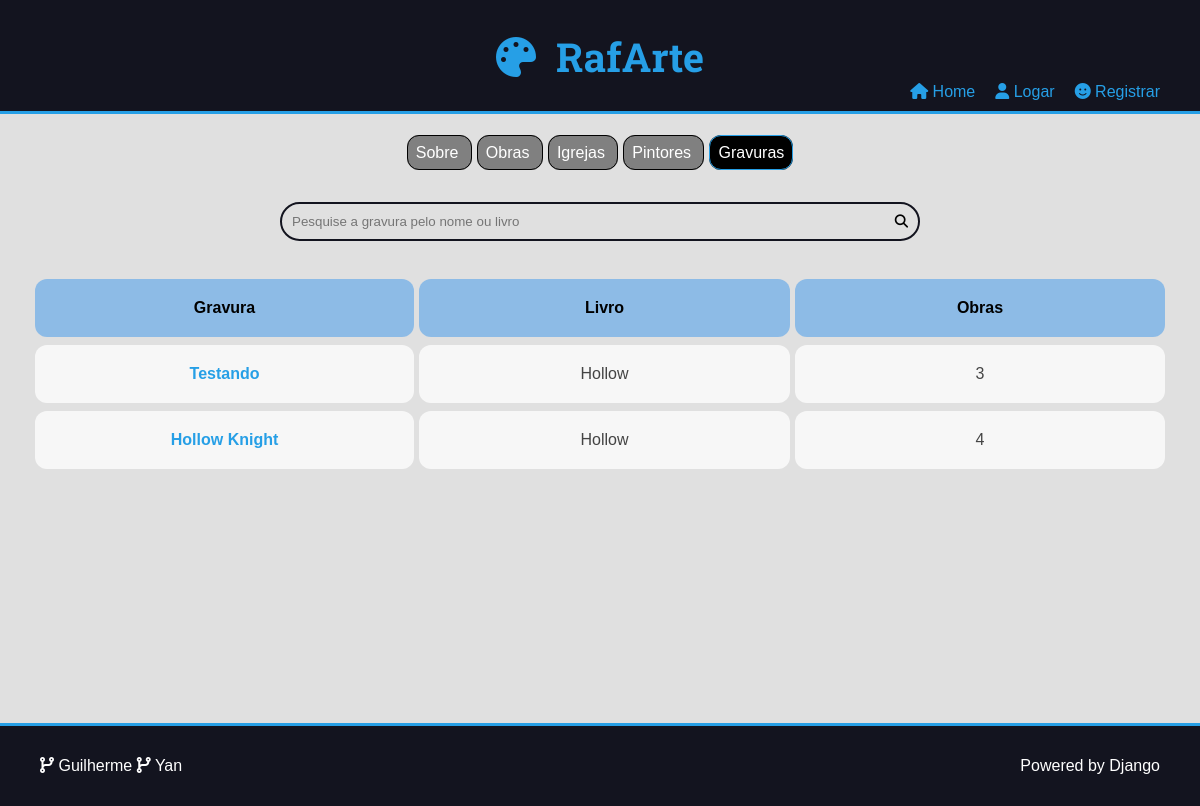
/engraving/all/, run on the app's committed database.
### museum/models.py (models this page shows, shortened)
class Engraving(models.Model):
    name = models.CharField(max_length=50)
    book = models.CharField(max_length=50, blank=True)
    cover = models.ImageField(upload_to='engravings/cover/%Y/%m/%d/')
    author = models.ManyToManyField(
        Author, blank=True, default=None
    )
    class Meta:
        db_table = 'ENGRAVING'

### museum/views.py (the view)
# urls.py: path('engraving/all/', views.engravings, name='engraving_all'),
@require_GET
def engravings(request: HttpRequest) -> HttpResponse:
    engraving_paintings = []
    engravings = Engraving.objects.filter(painting__is_published = True).distinct().order_by('-id')
    for engraving in engravings:
        paintings_number = engraving.painting_set.filter(is_published=True).count()
        engraving_paintings.append((engraving, paintings_number))
    return render(request, 'museum/pages/search_engraving.html',{
            'engravings': engraving_paintings,
            'filterEngraving': 'selected',
            'gravuras': '-selected',
            'search_action': 'painting:search',
            'placeholder': 'Pesquise a gravura pelo nome ou livro',
        })

### museum/templates/museum/pages/search_engraving.html (shortened to what this page needs)
{% extends 'templates/pages/global.html' %}
{% block content %}
<div class="main-content center container">
    {% if engravings %}
    <div class="search-page">
        <table class="table">
            <thead>
                <tr>
                <th scope="col">Gravura</th>
                <th scope="col">Livro</th>
                <th scope="col">Obras</th>
                </tr>
            </thead>
            <tbody>
                {% for engraving, qtd_paintings in engravings %}
                    <tr>
                        <td class="main-table-name"><a class="table-link" href="{% url 'painting:engraving' engraving.id %}">{{engraving.name}}</a></td>
                        <td>
                            {% if engraving.book %}
                                {{engraving.book}}
                            {% else %}
                                ---
                            {% endif %}
                        </td>
                        <td>
                            {{qtd_paintings}}
                        </td>
                    </tr>
                    {% endfor %}
            </tbody>
        </table>
    </div>
        {% else %}
            <h1>Nenhuma gravura encontrada com essa busca</h1>
        {% endif %}
</div>
{% endblock content %}

### website/static/css/style.css (style rules this page uses)
:root { --color-primary: #269fe6; --color-primary-hover: #2086c2; --color-primary-dark: #13141f; --color-primary-dark-hover: #212336; --color-primary-light: #d4ecfa; --color-primary-light-hover: #bdd8e7; --color-white: #fff; --color-black: #000; --color-dark-text: #444; --color-info-light: #cce5ff; --color-debug-light: #cce5ff; --color-success-light: #d4edda; --color-alert-light: #fff3cd; --color-warning-light: #fff3cd; --color-error-light: #f8d7da; --color-info-dark: #4d86c4; --color-debug-dark: #4d86c4; --color-success-dark: #4a9c5d; --color-alert-dark: #927f40; --color-warning-dark: #927f40; --color-error-dark: #da525d; --color-gray-0: #f9f9f9; --color-gray-1: #e0e0e0; --color-gray-2: #c7c7c7; --color-gray-3: #aeaeae; --color-gray-4: #959595; --color-gray-5: #7d7d7d; --color-gray-6: #646464; --color-gray-7: #4b4b4b; --color-gray-8: #323232; --color-gray-9: #191919; --color-light-gray: rgb(247, 247, 247); --font-primary: sans-serif; --font-headings: "Roboto Slab", serif; --spacing-gutter-medium: 3rem; --spacing-gutter-large: 4rem; }
* { padding: 0; margin: 0; box-sizing: border-box; }
html { font-size: 62.5%; min-height: 100%; }
body { font-size: 1.6rem; position: relative; min-height: 100%; font-family: var(--font-primary); background: var(--color-gray-1); color: var(--color-dark-text); }
a, .plaintext-button { color: var(--color-primary); text-decoration: none; text-align: center; transition: all 300ms ease-in-out; }
.table-link { display: block; color: var(--color-primary); text-decoration: none; text-align: center; transition: all 300ms ease-in-out; }
.container { max-width: 144rem; margin: 0 auto; padding: var(--spacing-gutter-medium); }
.main-content { padding-top: 0; }
.center { text-align: center; }
.search-page { display: flex; justify-content: center; max-height: 400px; overflow-y: auto; }
.table { text-align: center; border-collapse: collapse; border-radius: 10px; border-collapse: separate; border-spacing: 5px 8px; }
th, td { text-align: center; border-collapse: collapse; width: 80rem; padding: 2rem; border-radius: 12px; background-color: var(--color-light-gray); overflow: hidden; background-size: 50%; }
td { cursor: not-allowed; }
th { background-color: rgb(141, 187, 230); color: black; }
.main-table-name { padding: 2rem; cursor: pointer; font-weight: bold; color: var(--color-info-dark); padding: 0; }
.table { margin-bottom: 20rem; }
* { box-sizing: border-box; }

### data on the page
Engraving: name "Testando", book "Hollow", qtd_paintings "3"
Engraving: name "Hollow Knight", book "Hollow", qtd_paintings "4"
